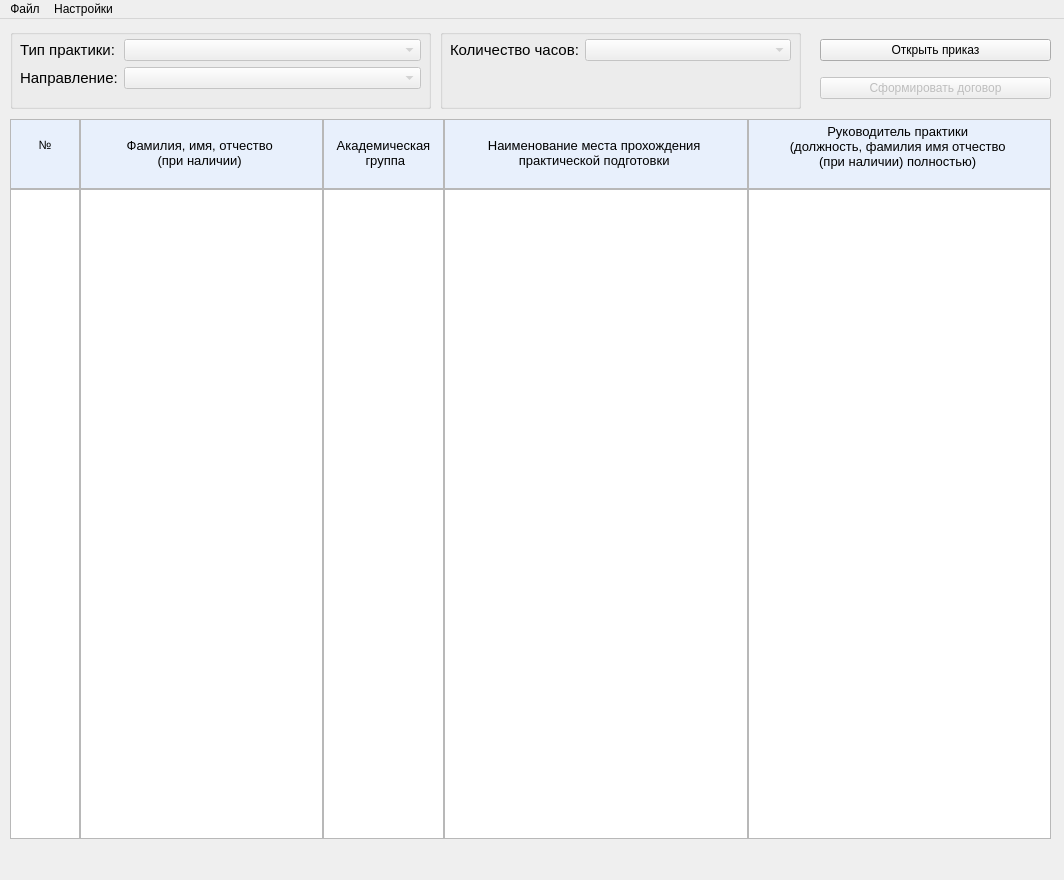
<?xml version="1.0" encoding="UTF-8"?>
<ui version="4.0">
 <class>MainWindow</class>
 <widget class="QMainWindow" name="MainWindow">
  <property name="geometry">
   <rect>
    <x>0</x>
    <y>0</y>
    <width>1064</width>
    <height>880</height>
   </rect>
  </property>
  <property name="windowTitle">
   <string>Заполнение договора на основе приказа</string>
  </property>
  <property name="windowIcon">
   <iconset>
    <normaloff>program.png</normaloff>program.png</iconset>
  </property>
  <widget class="QWidget" name="centralwidget">
   <widget class="QWidget" name="gridLayoutWidget">
    <property name="geometry">
     <rect>
      <x>10</x>
      <y>100</y>
      <width>1041</width>
      <height>720</height>
     </rect>
    </property>
    <layout class="QGridLayout" name="gridLayout_2" rowstretch="1,11" columnstretch="1,4,2,5,5,0">
     <property name="leftMargin">
      <number>0</number>
     </property>
     <property name="rightMargin">
      <number>0</number>
     </property>
     <property name="spacing">
      <number>0</number>
     </property>
     <item row="0" column="1">
      <widget class="QTextEdit" name="textEditListNameOfStudent">
       <property name="enabled">
        <bool>true</bool>
       </property>
       <property name="readOnly">
        <bool>true</bool>
       </property>
       <property name="html">
        <string>&lt;!DOCTYPE HTML PUBLIC &quot;-//W3C//DTD HTML 4.0//EN&quot; &quot;http://www.w3.org/TR/REC-html40/strict.dtd&quot;&gt;
&lt;html&gt;&lt;head&gt;&lt;meta name=&quot;qrichtext&quot; content=&quot;1&quot; /&gt;&lt;meta charset=&quot;utf-8&quot; /&gt;&lt;style type=&quot;text/css&quot;&gt;
p, li { white-space: pre-wrap; }
hr { height: 1px; border-width: 0; }
li.unchecked::marker { content: &quot;\2610&quot;; }
li.checked::marker { content: &quot;\2612&quot;; }
&lt;/style&gt;&lt;/head&gt;&lt;body style=&quot; font-family:'Segoe UI'; font-size:9pt; font-weight:400; font-style:normal;&quot; bgcolor=&quot;#e8f0fc&quot;&gt;
&lt;p align=&quot;center&quot; style=&quot;-qt-paragraph-type:empty; margin-top:0px; margin-bottom:0px; margin-left:0px; margin-right:0px; -qt-block-indent:0; text-indent:0px;&quot;&gt;&lt;br /&gt;&lt;/p&gt;
&lt;p align=&quot;center&quot; style=&quot; margin-top:0px; margin-bottom:0px; margin-left:0px; margin-right:0px; -qt-block-indent:0; text-indent:0px;&quot;&gt;&lt;span style=&quot; font-size:10pt;&quot;&gt;Фамилия, имя, отчество &lt;/span&gt;&lt;/p&gt;
&lt;p align=&quot;center&quot; style=&quot; margin-top:0px; margin-bottom:0px; margin-left:0px; margin-right:0px; -qt-block-indent:0; text-indent:0px;&quot;&gt;&lt;span style=&quot; font-size:10pt;&quot;&gt;(при наличии) &lt;/span&gt;&lt;/p&gt;&lt;/body&gt;&lt;/html&gt;</string>
       </property>
      </widget>
     </item>
     <item row="0" column="0">
      <widget class="QTextEdit" name="textEditNumberOfStudent">
       <property name="enabled">
        <bool>true</bool>
       </property>
       <property name="readOnly">
        <bool>true</bool>
       </property>
       <property name="html">
        <string>&lt;!DOCTYPE HTML PUBLIC &quot;-//W3C//DTD HTML 4.0//EN&quot; &quot;http://www.w3.org/TR/REC-html40/strict.dtd&quot;&gt;
&lt;html&gt;&lt;head&gt;&lt;meta name=&quot;qrichtext&quot; content=&quot;1&quot; /&gt;&lt;meta charset=&quot;utf-8&quot; /&gt;&lt;style type=&quot;text/css&quot;&gt;
p, li { white-space: pre-wrap; }
hr { height: 1px; border-width: 0; }
li.unchecked::marker { content: &quot;\2610&quot;; }
li.checked::marker { content: &quot;\2612&quot;; }
&lt;/style&gt;&lt;/head&gt;&lt;body style=&quot; font-family:'Segoe UI'; font-size:9pt; font-weight:400; font-style:normal;&quot; bgcolor=&quot;#e8f0fc&quot;&gt;
&lt;p style=&quot;-qt-paragraph-type:empty; margin-top:0px; margin-bottom:0px; margin-left:0px; margin-right:0px; -qt-block-indent:0; text-indent:0px;&quot;&gt;&lt;br /&gt;&lt;/p&gt;
&lt;p align=&quot;center&quot; style=&quot; margin-top:0px; margin-bottom:0px; margin-left:0px; margin-right:0px; -qt-block-indent:0; text-indent:0px;&quot;&gt;№&lt;/p&gt;&lt;/body&gt;&lt;/html&gt;</string>
       </property>
      </widget>
     </item>
     <item row="0" column="2">
      <widget class="QTextEdit" name="textEditListGroupOfStudent">
       <property name="enabled">
        <bool>true</bool>
       </property>
       <property name="readOnly">
        <bool>true</bool>
       </property>
       <property name="html">
        <string>&lt;!DOCTYPE HTML PUBLIC &quot;-//W3C//DTD HTML 4.0//EN&quot; &quot;http://www.w3.org/TR/REC-html40/strict.dtd&quot;&gt;
&lt;html&gt;&lt;head&gt;&lt;meta name=&quot;qrichtext&quot; content=&quot;1&quot; /&gt;&lt;meta charset=&quot;utf-8&quot; /&gt;&lt;style type=&quot;text/css&quot;&gt;
p, li { white-space: pre-wrap; }
hr { height: 1px; border-width: 0; }
li.unchecked::marker { content: &quot;\2610&quot;; }
li.checked::marker { content: &quot;\2612&quot;; }
&lt;/style&gt;&lt;/head&gt;&lt;body style=&quot; font-family:'Segoe UI'; font-size:9pt; font-weight:400; font-style:normal;&quot; bgcolor=&quot;#e8f0fc&quot;&gt;
&lt;p align=&quot;center&quot; style=&quot;-qt-paragraph-type:empty; margin-top:0px; margin-bottom:0px; margin-left:0px; margin-right:0px; -qt-block-indent:0; text-indent:0px;&quot;&gt;&lt;br /&gt;&lt;/p&gt;
&lt;p align=&quot;center&quot; style=&quot; margin-top:0px; margin-bottom:0px; margin-left:0px; margin-right:0px; -qt-block-indent:0; text-indent:0px;&quot;&gt;&lt;span style=&quot; font-size:10pt;&quot;&gt;Академическая&lt;/span&gt;&lt;/p&gt;
&lt;p align=&quot;center&quot; style=&quot; margin-top:0px; margin-bottom:0px; margin-left:0px; margin-right:0px; -qt-block-indent:0; text-indent:0px;&quot;&gt;&lt;span style=&quot; font-size:10pt;&quot;&gt; группа&lt;/span&gt;&lt;/p&gt;&lt;/body&gt;&lt;/html&gt;</string>
       </property>
      </widget>
     </item>
     <item row="1" column="1">
      <widget class="QListWidget" name="listNameOfStudent"/>
     </item>
     <item row="1" column="0">
      <widget class="QListWidget" name="listNumberOfStudent"/>
     </item>
     <item row="0" column="3">
      <widget class="QTextEdit" name="textEditListPlaceOfPractice">
       <property name="enabled">
        <bool>true</bool>
       </property>
       <property name="readOnly">
        <bool>true</bool>
       </property>
       <property name="html">
        <string>&lt;!DOCTYPE HTML PUBLIC &quot;-//W3C//DTD HTML 4.0//EN&quot; &quot;http://www.w3.org/TR/REC-html40/strict.dtd&quot;&gt;
&lt;html&gt;&lt;head&gt;&lt;meta name=&quot;qrichtext&quot; content=&quot;1&quot; /&gt;&lt;meta charset=&quot;utf-8&quot; /&gt;&lt;style type=&quot;text/css&quot;&gt;
p, li { white-space: pre-wrap; }
hr { height: 1px; border-width: 0; }
li.unchecked::marker { content: &quot;\2610&quot;; }
li.checked::marker { content: &quot;\2612&quot;; }
&lt;/style&gt;&lt;/head&gt;&lt;body style=&quot; font-family:'Segoe UI'; font-size:9pt; font-weight:400; font-style:normal;&quot; bgcolor=&quot;#e8f0fc&quot;&gt;
&lt;p align=&quot;center&quot; style=&quot;-qt-paragraph-type:empty; margin-top:0px; margin-bottom:0px; margin-left:0px; margin-right:0px; -qt-block-indent:0; text-indent:0px;&quot;&gt;&lt;br /&gt;&lt;/p&gt;
&lt;p align=&quot;center&quot; style=&quot; margin-top:0px; margin-bottom:0px; margin-left:0px; margin-right:0px; -qt-block-indent:0; text-indent:0px;&quot;&gt;&lt;span style=&quot; font-size:10pt;&quot;&gt;Наименование места прохождения &lt;/span&gt;&lt;/p&gt;
&lt;p align=&quot;center&quot; style=&quot; margin-top:0px; margin-bottom:0px; margin-left:0px; margin-right:0px; -qt-block-indent:0; text-indent:0px;&quot;&gt;&lt;span style=&quot; font-size:10pt;&quot;&gt;практической подготовки &lt;/span&gt;&lt;/p&gt;&lt;/body&gt;&lt;/html&gt;</string>
       </property>
      </widget>
     </item>
     <item row="0" column="5">
      <widget class="Line" name="line_2">
       <property name="orientation">
        <enum>Qt::Horizontal</enum>
       </property>
      </widget>
     </item>
     <item row="1" column="4">
      <widget class="QListWidget" name="listHeadOfPractice"/>
     </item>
     <item row="1" column="2">
      <widget class="QListWidget" name="listGroupOfStudent"/>
     </item>
     <item row="1" column="3">
      <widget class="QListWidget" name="listPlaceOfPractice"/>
     </item>
     <item row="0" column="4">
      <widget class="QTextEdit" name="textEditlListHeadOFPractice">
       <property name="enabled">
        <bool>true</bool>
       </property>
       <property name="readOnly">
        <bool>true</bool>
       </property>
       <property name="html">
        <string>&lt;!DOCTYPE HTML PUBLIC &quot;-//W3C//DTD HTML 4.0//EN&quot; &quot;http://www.w3.org/TR/REC-html40/strict.dtd&quot;&gt;
&lt;html&gt;&lt;head&gt;&lt;meta name=&quot;qrichtext&quot; content=&quot;1&quot; /&gt;&lt;meta charset=&quot;utf-8&quot; /&gt;&lt;style type=&quot;text/css&quot;&gt;
p, li { white-space: pre-wrap; }
hr { height: 1px; border-width: 0; }
li.unchecked::marker { content: &quot;\2610&quot;; }
li.checked::marker { content: &quot;\2612&quot;; }
&lt;/style&gt;&lt;/head&gt;&lt;body style=&quot; font-family:'Segoe UI'; font-size:9pt; font-weight:400; font-style:normal;&quot; bgcolor=&quot;#e8f0fc&quot;&gt;
&lt;p align=&quot;center&quot; style=&quot; margin-top:0px; margin-bottom:0px; margin-left:0px; margin-right:0px; -qt-block-indent:0; text-indent:0px;&quot;&gt;&lt;span style=&quot; font-size:10pt;&quot;&gt;Руководитель практики &lt;/span&gt;&lt;/p&gt;
&lt;p align=&quot;center&quot; style=&quot; margin-top:0px; margin-bottom:0px; margin-left:0px; margin-right:0px; -qt-block-indent:0; text-indent:0px;&quot;&gt;&lt;span style=&quot; font-size:10pt;&quot;&gt;(должность, фамилия имя отчество &lt;/span&gt;&lt;/p&gt;
&lt;p align=&quot;center&quot; style=&quot; margin-top:0px; margin-bottom:0px; margin-left:0px; margin-right:0px; -qt-block-indent:0; text-indent:0px;&quot;&gt;&lt;span style=&quot; font-size:10pt;&quot;&gt;(при наличии) полностью) &lt;/span&gt;&lt;/p&gt;&lt;/body&gt;&lt;/html&gt;</string>
       </property>
      </widget>
     </item>
    </layout>
   </widget>
   <widget class="QGroupBox" name="groupBox">
    <property name="geometry">
     <rect>
      <x>10</x>
      <y>10</y>
      <width>421</width>
      <height>80</height>
     </rect>
    </property>
    <property name="title">
     <string/>
    </property>
    <widget class="QWidget" name="formLayoutWidget">
     <property name="geometry">
      <rect>
       <x>10</x>
       <y>10</y>
       <width>401</width>
       <height>52</height>
      </rect>
     </property>
     <layout class="QFormLayout" name="formLayout">
      <item row="0" column="0">
       <widget class="QLabel" name="labelTypeOfPractice">
        <property name="font">
         <font>
          <pointsize>11</pointsize>
         </font>
        </property>
        <property name="text">
         <string>Тип практики:</string>
        </property>
       </widget>
      </item>
      <item row="1" column="0">
       <widget class="QLabel" name="labelDirectionOfStudy">
        <property name="font">
         <font>
          <pointsize>11</pointsize>
         </font>
        </property>
        <property name="text">
         <string>Направление:</string>
        </property>
       </widget>
      </item>
      <item row="0" column="1">
       <widget class="QComboBox" name="comboBoxTypeOfPractice">
        <property name="enabled">
         <bool>false</bool>
        </property>
       </widget>
      </item>
      <item row="1" column="1">
       <widget class="QComboBox" name="comboBoxDirectionOfStudy">
        <property name="enabled">
         <bool>false</bool>
        </property>
       </widget>
      </item>
     </layout>
    </widget>
   </widget>
   <widget class="QGroupBox" name="groupBox_2">
    <property name="geometry">
     <rect>
      <x>440</x>
      <y>10</y>
      <width>361</width>
      <height>80</height>
     </rect>
    </property>
    <property name="title">
     <string/>
    </property>
    <widget class="QWidget" name="formLayoutWidget_2">
     <property name="geometry">
      <rect>
       <x>10</x>
       <y>10</y>
       <width>341</width>
       <height>54</height>
      </rect>
     </property>
     <layout class="QFormLayout" name="formLayout_2">
      <item row="0" column="0">
       <widget class="QLabel" name="labelDurationOfPractice">
        <property name="font">
         <font>
          <pointsize>11</pointsize>
         </font>
        </property>
        <property name="text">
         <string>Количество часов:</string>
        </property>
       </widget>
      </item>
      <item row="0" column="1">
       <widget class="QComboBox" name="comboBoxDurationOfPractice">
        <property name="enabled">
         <bool>false</bool>
        </property>
       </widget>
      </item>
     </layout>
    </widget>
   </widget>
   <widget class="QWidget" name="verticalLayoutWidget">
    <property name="geometry">
     <rect>
      <x>820</x>
      <y>10</y>
      <width>231</width>
      <height>80</height>
     </rect>
    </property>
    <layout class="QVBoxLayout" name="verticalLayout">
     <item>
      <widget class="QPushButton" name="pushButtonOpenOrder">
       <property name="text">
        <string>Открыть приказ</string>
       </property>
      </widget>
     </item>
     <item>
      <widget class="QPushButton" name="pushButtonCreateContract">
       <property name="enabled">
        <bool>false</bool>
       </property>
       <property name="text">
        <string>Сформировать договор</string>
       </property>
      </widget>
     </item>
    </layout>
   </widget>
  </widget>
  <widget class="QMenuBar" name="menubar">
   <property name="geometry">
    <rect>
     <x>0</x>
     <y>0</y>
     <width>1064</width>
     <height>22</height>
    </rect>
   </property>
   <widget class="QMenu" name="menuFile">
    <property name="title">
     <string>Файл</string>
    </property>
    <addaction name="actionOpenOrder"/>
    <addaction name="actionCreateContract"/>
   </widget>
   <widget class="QMenu" name="menuSettings">
    <property name="title">
     <string>Настройки</string>
    </property>
    <addaction name="actionOpenSettingsWindow"/>
   </widget>
   <addaction name="menuFile"/>
   <addaction name="menuSettings"/>
  </widget>
  <action name="actionOpenOrder">
   <property name="text">
    <string>Открыть приказ..</string>
   </property>
   <property name="shortcut">
    <string>Ctrl+O</string>
   </property>
  </action>
  <action name="actionCreateContract">
   <property name="text">
    <string>Сформировать договор</string>
   </property>
   <property name="shortcut">
    <string>Ctrl+S</string>
   </property>
  </action>
  <action name="actionOpenSettingsWindow">
   <property name="text">
    <string>Настройки..</string>
   </property>
  </action>
 </widget>
 <resources/>
 <connections/>
</ui>
